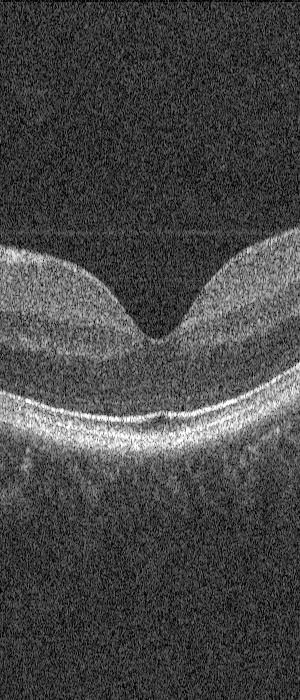
%> input picture images/11.tif, 300 x 700 px
$ octave gcl.m   (GNU Octave 9; MATLAB toolbox functions it lacks are replaced by stand-ins)
%> lines starting %> are read from the running program, lines starting %| are printed output that depends on the picture; in (x1, y1, x2, y2) boxes, pixels count from 0 and x2, y2 are one past the last pixel; in counts of white or black regions, pixels touching at a corner belong together; the program's own positions count from 1
clear;
I0 = imread('11.tif');
%> I0 is the input picture: size 700x300 uint8; min 0, max 255, mean 70.1

%GCL提取
[m,n] = size(I0);
%> m = 700; n = 300
I1 = medfilt2(I0,[5, 5]); %中值滤波
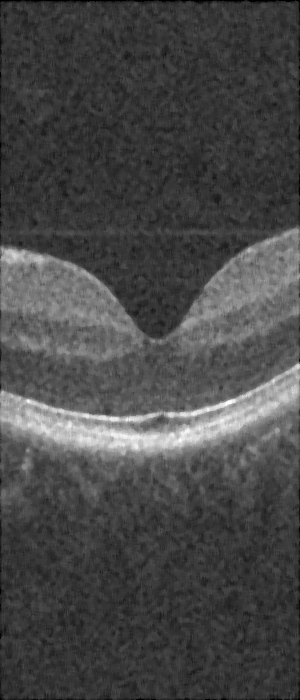
%> I1: size 700x300 uint8; min 0, max 254, mean 71.9
thresh = graythresh(I1);    %大津法全局阈值调整
%> thresh = 0.38
I2 = imbinarize(I1, thresh+0.08); %二值化
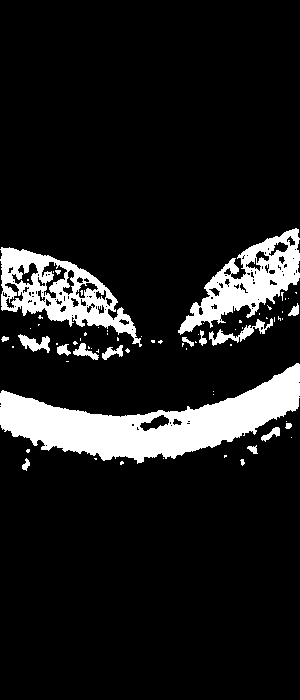
%> I2: size 700x300 logical; 11.7% white; 70 white regions (52 under 20 px), largest, box (x1, y1, x2, y2) and area: (0, 363, 300, 464) 12472, (0, 247, 142, 347) 5194, (178, 228, 300, 335) 4821

I3 = imclose(I2, ones(5));
%> I3: size 700x300 logical; 13% white; 27 white regions (14 under 20 px), largest, box (x1, y1, x2, y2) and area: (0, 363, 300, 465) 12735, (0, 247, 142, 347) 6563, (178, 228, 300, 347) 6507

for j = 1:n
    for i = 1:m
        if I3(i, j) == 1
            for k = i+100:m
                I3(k, j) = 0;
            end
        end
    end
end
%> I3: size 700x300 logical; 7.5% white; 18 white regions (10 under 20 px), largest, box (x1, y1, x2, y2) and area: (0, 247, 142, 347) 6563, (178, 228, 300, 347) 6507, (129, 406, 190, 462) 1574

%判断是否下凹
for i = 1:m
    if I3(i, 50) == 1
        imin = i;
        break;
    end
end
%> after the loop, imin = 257

for i = 1:m
    if I3(i, 150) == 1
        imax = i;
        break;
    end
end
%> after the loop, imax = 414

if imax - imin > 60
    %去除凹形多余白色区域
    for j = 1:n
        for k = imin+120:m
            I3(k, j) = 0;
        end
    end
%> I3: size 700x300 logical; 6.8% white; 17 white regions (10 under 20 px), largest, box (x1, y1, x2, y2) and area: (0, 247, 142, 347) 6563, (178, 228, 300, 347) 6507, (56, 338, 130, 360) 629
    I3 = medfilt2(I3,[2, 2]); %中值滤波
%> I3: size 700x300 logical; 6.4% white; 14 white regions (7 under 20 px), largest, box (x1, y1, x2, y2) and area: (0, 247, 141, 346) 6309, (178, 228, 299, 346) 6196, (56, 340, 129, 359) 556
    %左1
    for i = m:-1:1
        if I3(i, 80) == 1
            del = i;
            break;
        end
    end
%> after the loop, del = 355
    for j = 1:80
        for k = del-30:del
            I3(k, j) = 0;
        end
    end
%> I3: size 700x300 logical; 6.2% white; 10 white regions (5 under 20 px), largest, box (x1, y1, x2, y2) and area: (0, 247, 141, 346) 6304, (178, 228, 299, 346) 6196, (80, 342, 129, 359) 368, (288, 304, 298, 315) 69, (151, 340, 162, 343) 20
    %左2
    for i = m:-1:1
        if I3(i, 120) == 1
            del = i;
            break;
        end
    end
%> after the loop, del = 356
    for j = 80:140
        for k = del-15:del+20
            I3(k, j) = 0;
        end
    end
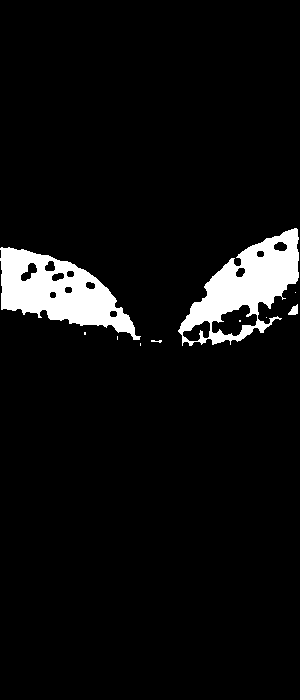
%> I3: size 700x300 logical; 6% white; 10 white regions (6 under 20 px), largest, box (x1, y1, x2, y2) and area: (0, 247, 141, 340) 6275, (178, 228, 299, 346) 6196, (288, 304, 298, 315) 69, (151, 340, 162, 343) 20
    %右1
    for i = m:-1:1
        if I3(i, 160) == 1
            del = i;
            break;
        end
    end
%> after the loop, del = 343
    for j = 180:220
        for k = del-8:del+20
            I3(k, j) = 0;
        end
    end
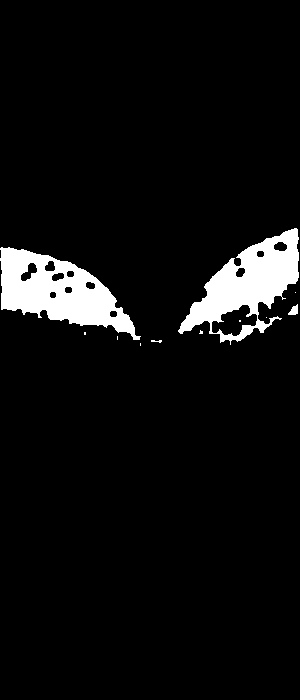
%> I3: size 700x300 logical; 5.9% white; 11 white regions (7 under 20 px), largest, box (x1, y1, x2, y2) and area: (0, 247, 141, 340) 6275, (178, 228, 299, 345) 5968, (288, 304, 298, 315) 69, (151, 340, 162, 343) 20
    %右2
    for i = m:-1:1
        if I3(i, 240) == 1
            del = i;
            break;
        end
    end
%> after the loop, del = 341
    for j = 220:260
        for k = del-20:del+20
            I3(k, j) = 0;
        end
    end
%> I3: size 700x300 logical; 5.7% white; 11 white regions (6 under 20 px), largest, box (x1, y1, x2, y2) and area: (0, 247, 141, 340) 6275, (178, 228, 299, 334) 5528, (260, 316, 282, 333) 113, (288, 304, 298, 315) 69, (151, 340, 162, 343) 20
    %右3
    for j = 260:300
        for k = del-30:del+20
            I3(k, j) = 0;
        end
    end
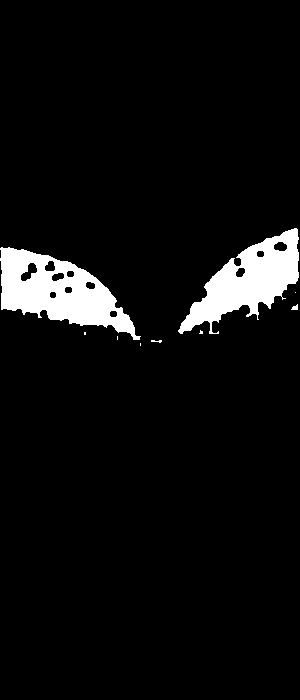
%> I3: size 700x300 logical; 5.7% white; 9 white regions (5 under 20 px), largest, box (x1, y1, x2, y2) and area: (0, 247, 141, 340) 6275, (178, 228, 299, 334) 5528, (291, 304, 298, 310) 27, (151, 340, 162, 343) 20
else
    imLabel = bwlabel(I3); %对各连通域进行标记
    stats = regionprops(imLabel,'Area'); %求各连通域的大小
    area = cat(1,stats.Area);
    index = find(area == max(area)); %求最大连通域的索引
    I3 = ismember(imLabel,index); %获取最大连通域图像
    %针对第10幅图需要单独删除多余区域
    for j = 1:n
        for i = 1:m
            if I3(i, j) == 1
                for k = i+70:m
                    I3(k, j) = 0;
                end
            end
        end
    end
end

%I3 = imfill(I3,'holes');
%提取底部轮廓
    %提取下边界特征
for j = 1:n
    ymin(j) = 1;
end
%> after the loop, ymin = 300 values from 1 to 1

for i = m:-1:1
    for j = 1:n
        if(I3(i, j) == 1)
            if(i > ymin(j))
                ymin(j) = i;
            else
                I3(i,j)=0;
            end
        end
    end
end
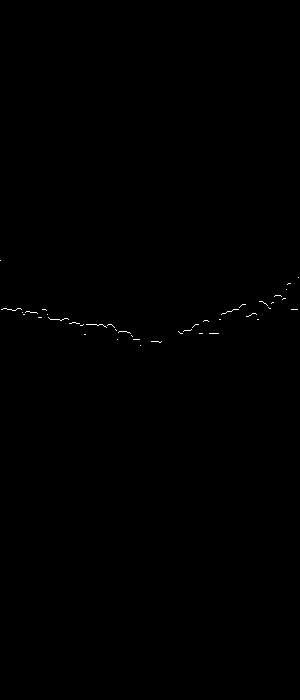
%> I3: size 700x300 logical; 0.13% white in thin lines or dots, all inside (x1, y1, x2, y2) = (0, 260, 299, 346)
%> after the loop, ymin = 300 values, max 346 at index 141, min 1 at index 142, mean 290.5

% I4 = edge(I3,'canny'); %边缘提取
%imshow(I3);
k = 1;
for i = 1:m
    for j = 1:n
        if(I3(i,j) == 1)
            if(i == ymin(j))
                yG(k) = i;
                xG(k) = j;
                k = k+1;
            end
        end
    end
end
%> after the loop, k = 274; xG = 273 values, max 299 at index 2, min 1 at index 1, mean 148.9; yG = 273 values from 261 to 346

imshow(I0);
hold on
pG = polyfit(xG, yG, 6);
%> pG = [-5.06e-12 5.1e-09 -1.9e-06 0.000317 -0.0244 1 299]
y1G = polyval(pG, xG);
%> y1G = 273 values, max 338 at index 266, min 298 at index 2, mean 319.2
xxG = linspace(1, n);
%> xxG = 100 values from 1 to 300
yyG = spline(xG, y1G, xxG);
%> yyG = 100 values, max 338 at index 52, min 297.9 at index 100, mean 320.5
plot(xxG, yyG, '-', 'LineWidth', 1, 'color', 'y');%线性拟合绘制
legend('GCL');
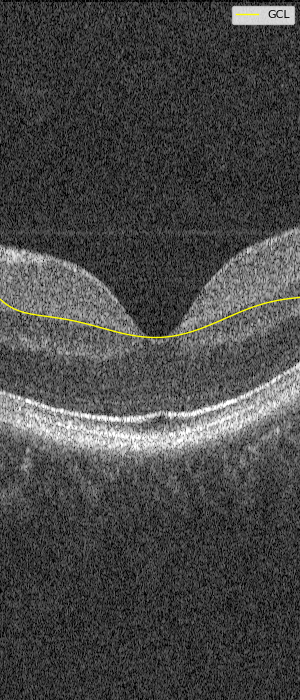
%> figure redrawn from the program's plot data

$ run again, with images/1.tif copied over images/11.tif
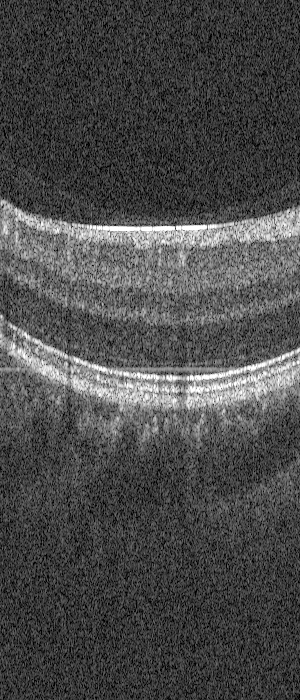
%> input picture images/1.tif, 300 x 700 px
%> I0 is the input picture: size 700x300 uint8; min 0, max 255, mean 74.8
%> thresh = 0.4
%> I2: size 700x300 logical; 12.1% white; 90 white regions (59 under 20 px), largest, box (x1, y1, x2, y2) and area: (0, 323, 300, 438) 11714, (0, 200, 300, 295) 11695, (279, 253, 299, 273) 206
%> after the loop `for j = 1:n`:
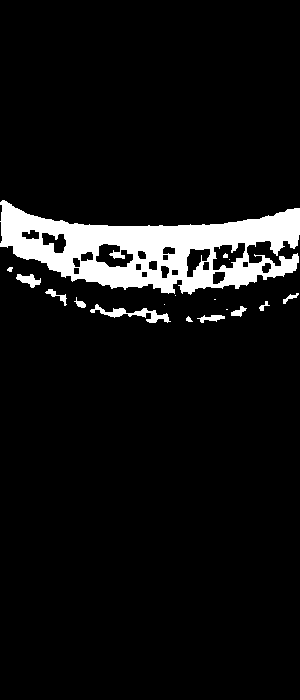
%> I3: size 700x300 logical; 7.3% white; 17 white regions (5 under 20 px), largest, box (x1, y1, x2, y2) and area: (0, 200, 300, 295) 14141, (90, 304, 171, 323) 465, (16, 274, 41, 288) 185
%> after the loop `for i = 1:m`: imin = 220
%> after the loop `for i = 1:m`: imax = 226
%> imLabel: size 700x300 double; 18 distinct labels, from 0 to 17
%> stats = 17 regions; largest, Area: 14141, 465, 185, 120, 108
%> area = 17 values, max 14141 at index 1, min 1 at index 7, mean 902.6
%> index = 1
%> after the loop `for i = m:-1:1`: ymin = 300 values, max 294 at index 169, min 235 at index 300, mean 278.9
%> after the loop `for i = 1:m`: k = 301; xG = 300 values, max 300 at index 1, min 1 at index 7, mean 150.5; yG = 300 values from 235 to 294
%> pG = [4.44e-13 -6.12e-10 2.76e-07 -5.19e-05 0.00233 0.46 244.7]
%> y1G = 300 values, max 289.6 at index 289, min 245.1 at index 7, mean 278.9
%> yyG = 100 values, max 289.6 at index 57, min 245.1 at index 1, mean 278.7
%> `legend('GCL');`:
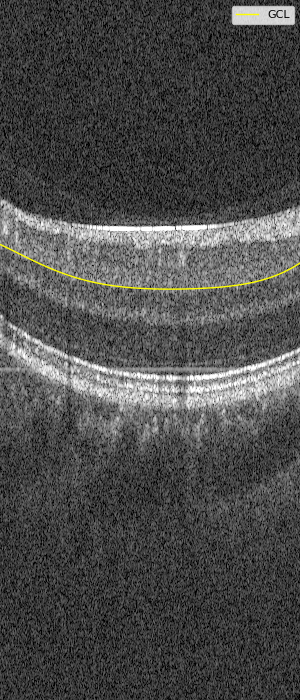
%> figure redrawn from the program's plot data
